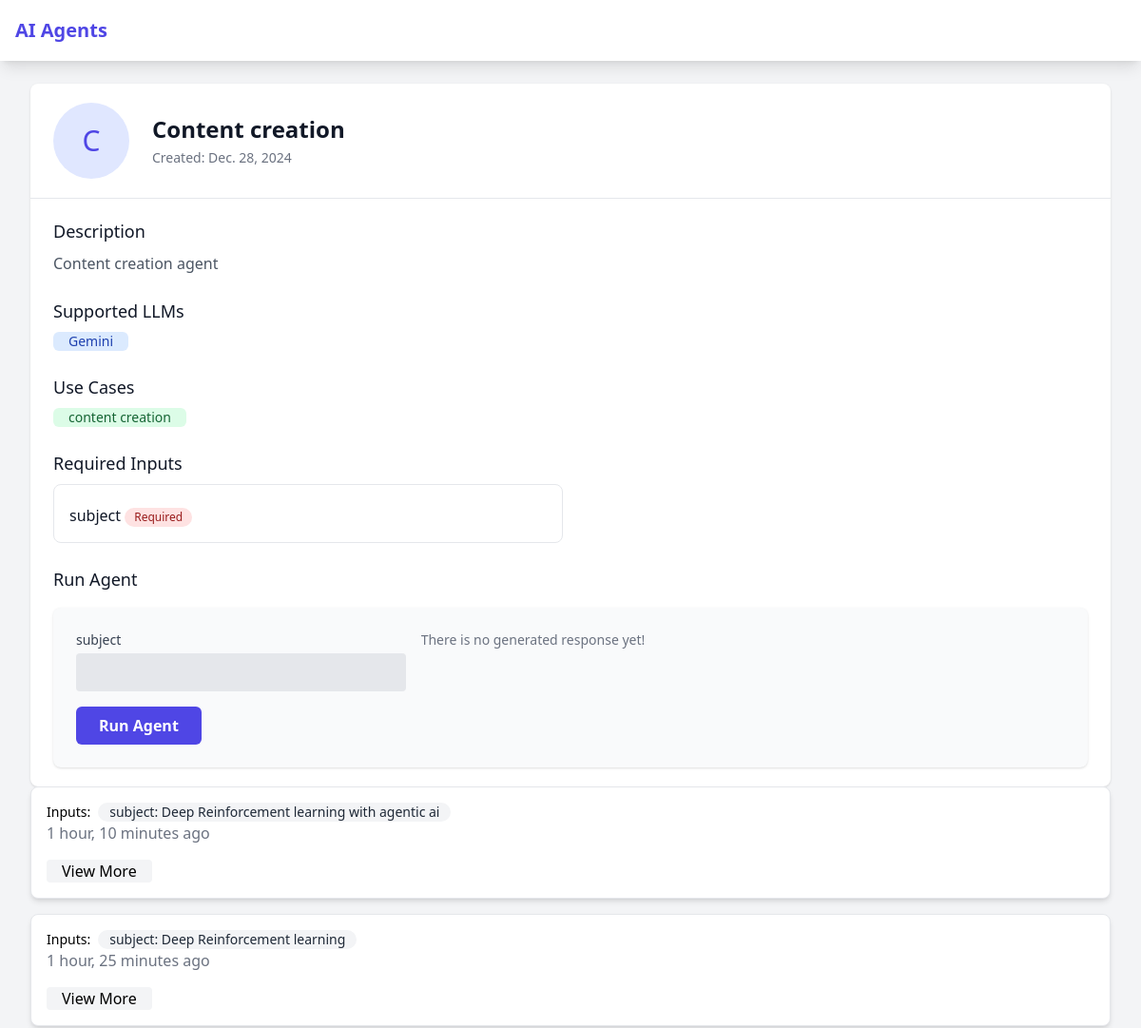
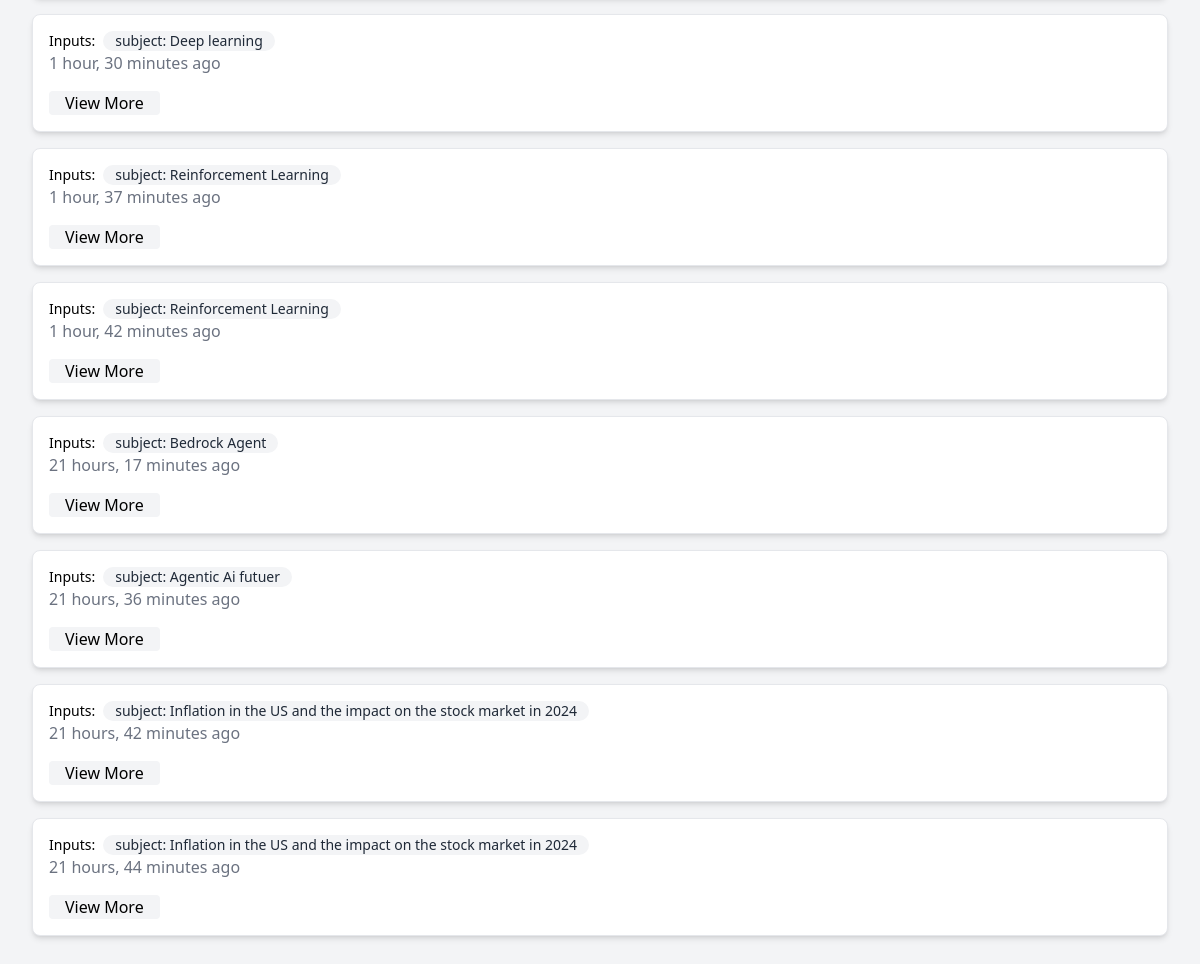
Screenshot of /agents/2/ (signed in) with the database file from the repository (2 pictures, top to bottom).
### agents/models.py (models this page shows, shortened)
class Agent(models.Model):
    name = models.CharField(max_length=100)
    description = models.TextField()
    created_at = models.DateTimeField(auto_now_add=True)
    is_active = models.BooleanField(default=False)
    updated_at = models.DateTimeField(auto_now=True)
    uploaded_by = models.ForeignKey(get_user_model(), on_delete=models.SET_NULL, null=True, related_name='agents')
    usecases = models.ManyToManyField(Usecase, related_name='agents',blank=True)
    llms =  models.ManyToManyField(AgentLLM, related_name='agents',blank=True)
    class Meta:
        indexes = [
            models.Index(fields=['name', 'is_active']),
            models.Index(fields=['-created_at'])
        ]

class AgentLLM(models.Model):
    name = models.CharField(max_length=100)

class Usecase(models.Model):
    name = models.CharField(max_length=100)
    description = models.TextField(blank=True, null=True)

class AgentInput(models.Model):
    agent = models.ForeignKey(Agent, on_delete=models.CASCADE, related_name='inputs')
    name = models.CharField(max_length=100)
    input_type = models.CharField(max_length=50, choices=[
        ('text', 'Text'),
        ('file', 'File'),
        ('image', 'Image'),
        ('video', 'Video'),
        ('audio', 'Audio'),
    ],default='text')
    is_required = models.BooleanField(default=True)
    description = models.TextField(blank=True, null=True)
    class Meta:
        indexes = [
            models.Index(fields=['agent', 'input_type'])
        ]

class AgentResponse(models.Model):
    user = models.ForeignKey(get_user_model(), on_delete=models.SET_NULL,null=True, related_name='responses')
    agent = models.ForeignKey(Agent, on_delete=models.CASCADE, related_name='responses')
    started_at = models.DateTimeField(auto_now_add=True)
    completed_at = models.DateTimeField(auto_now=True)
    output = models.TextField(blank=True, null=True)
    status = models.CharField(
        max_length=20,
        choices=[
            ('pending', 'Pending'),
            ('processing', 'Processing'),
            ('completed', 'Completed'),
            ('failed', 'Failed')
        ],
        default='pending',
        db_index=True
    )
    error_message = models.TextField(null=True, blank=True)
    task_id = models.CharField(max_length=255, null=True, blank=True)
    class Meta:
        ordering = ['-started_at']
        indexes = [
            models.Index(fields=['user', '-started_at']),
            models.Index(fields=['agent', 'status'])
        ]
    def execution_time(self):
        return (self.completed_at - self.started_at).seconds
    def get_html_content(self):
        from markdown2 import markdown
        return markdown(self.output) if self.output else None

class AgentResponseInput(models.Model):
    agent_response = models.ForeignKey(AgentResponse, on_delete=models.CASCADE, related_name='response_inputs')
    agent_input = models.ForeignKey(AgentInput, on_delete=models.CASCADE, related_name='response_inputs')
    value = models.TextField()  # Store the user's input here (text, file path, image URL, etc.)
    is_valid = models.BooleanField(default=True)  # Optional: To track if the input is valid (for required fields, etc.)
    created_at = models.DateTimeField(auto_now_add=True)
    def __str__(self):
        return f" {self.agent_input.name}: {self.value}"
    class Meta:
        indexes = [
            models.Index(fields=['agent_response', 'agent_input']),
        ]

### agents/views.py (the view)
# urls.py: path('agents/<int:pk>/', views.AgentDetailView.as_view(), name='agent-detail'),
class AgentDetailView(DetailView):
    model = Agent
    template_name = 'agents/agent_detail.html'
    context_object_name = 'agent'
    def get_context_data(self, **kwargs):
        context = super().get_context_data(**kwargs)
        agent = self.get_object()
        responses = (
            AgentResponse.objects
            .filter(agent=agent, user=self.request.user)
            .select_related('agent', 'user')
            .prefetch_related(
                Prefetch(
                    'response_inputs',
                    queryset=AgentResponseInput.objects.select_related('agent_input')  # Optimize nested FK
                )
            )
        )
        context['inputs'] = agent.inputs.all()
        context['responses'] = responses
        context['form'] = AgentInputForm(agent=agent)  # Add the form to the context
        return context

### agents/forms.py
class AgentInputForm(forms.Form):
    def __init__(self, *args, agent=None, **kwargs):
        super().__init__(*args, **kwargs)
        if agent:
            for agent_input in agent.inputs.all():
                field_type = forms.CharField
                if agent_input.input_type != 'text':
                    field_type = forms.FileField
                self.fields[f'input_{agent_input.id}'] = field_type(
                    label=agent_input.name,
                    required=agent_input.is_required,
                    help_text=agent_input.description
                )
                self.fields[f'input_{agent_input.id}'].widget.attrs['class'] = 'w-full bg-gray-200 appearance-none border-2 border-gray-200 rounded w-full py-2 px-4 text-gray-700 leading-tight focus:outline-none focus:bg-white focus:border-purple-500'

### templates/agents/agent_detail.html (shortened to what this page needs)
{% extends 'base.html' %}
{% block content %}
<div class="bg-white shadow overflow-hidden sm:rounded-lg">
    <div class="px-4 py-5 sm:px-6">
        <div class="flex items-center">
            <div class="w-20 h-20 rounded-full bg-indigo-100 flex items-center justify-center">
                <span class="text-3xl text-indigo-600">{{ agent.name|first }}</span>
            </div>
            <div class="ml-6">
                <h1 class="text-2xl font-bold text-gray-900">{{ agent.name }}</h1>
                <p class="mt-1 max-w-2xl text-sm text-gray-500">Created: {{ agent.created_at|date }}</p>
            </div>
        </div>
    </div>
    <div class="border-t border-gray-200 px-4 py-5 sm:px-6">
        <div class="grid grid-cols-1 gap-6">
            <div>
                <h3 class="text-lg font-medium text-gray-900">Description</h3>
                <p class="mt-2 text-gray-600">{{ agent.description }}</p>
            </div>
            <div>
                <h3 class="text-lg font-medium text-gray-900">Supported LLMs</h3>
                <div class="mt-2 flex flex-wrap gap-2">
                    {% for llm in agent.llms.all %}
                        <div class="bg-blue-100 text-blue-800 px-4  rounded-md">
                            <h4 class="text-sm font-medium">{{ llm.name }}</h4>
                        </div>
                    {% endfor %}
                </div>
            </div>
            <div>
                <h3 class="text-lg font-medium text-gray-900">Use Cases</h3>
                <div class="mt-2 flex flex-wrap gap-2">
                    {% for use_case in agent.usecases.all %}
                        <div class="bg-green-100 text-green-800 px-4  rounded-md">
                            <h4 class="text-sm font-medium">{{ use_case.name }}</h4>
                        </div>
                    {% endfor %}
                </div>
            </div>
            <div>
                <h3 class="text-lg font-medium text-gray-900">Required Inputs</h3>
                <div class="mt-2 grid grid-cols-1 gap-4 sm:grid-cols-2">
                    {% for input in inputs %}
                        <div class="border rounded-lg p-4">
                            <h4 class="font-medium text-gray-900">{{ input.name }}
                                <span class="mt-2 inline-flex items-center px-2.5 py-0.5 rounded-full text-xs font-medium {% if input.is_required %}bg-red-100 text-red-800{% else %}bg-gray-100 text-gray-800{% endif %}">
                                    {{ input.is_required|yesno:"Required,Optional" }}
                                </span>
                            </h4>
                        </div>
                    {% endfor %}
                </div>
            </div>
            <div>
                <h3 class="text-lg font-medium text-gray-900">Run Agent</h3>
                <div class="mt-4 bg-gray-50 p-6 rounded-lg shadow flex flex-wrap gap-4">
                    <form class="w-full md:w-auto md:flex-none md:basis-1/3 pr-0" method="post" action="{% url 'agent-run' agent.id %}" enctype="multipart/form-data">
                        {% for field in form %}
                        <div class="mb-4">
                            <label for="{{ field.id_for_label }}" class="block text-sm font-medium text-gray-700">
                                {{ field.label }}
                            </label>
                            <div class="mt-1">
                                {{ field }}
                            </div>
                        </div>
                        {% endfor %}
                        <div class="flex justify-start">
                            <button type="submit" class="bg-indigo-600 text-white font-bold px-6 py-2 rounded-md hover:bg-indigo-700 focus:ring focus:ring-indigo-300 focus:outline-none">
                                Run Agent
                            </button>
                        </div>
                    </form>
                    <div id="response-content" class="flex-1 overflow-auto">
                        <p class="text-sm text-gray-500">There is no generated response yet!</p>
                    </div>
                </div>
            </div>
        </div>
    </div>
</div>
<div id="response-section" class="col-span-2">
    <div>
        {% if responses %}
            {% include 'agents/response_content.html' with response=responses %}
        {% endif %}
    </div>
</div>
{% endblock %}

### templates/base.html (shortened to what this page needs)
 {% load static %}
<!DOCTYPE html>
<html lang="en">
<head>
    <script src="https://cdn.tailwindcss.com"></script>
</head>
<body class="bg-gray-100">
    <nav class="bg-white shadow-lg">
        <div class="max-w-7xl mx-auto px-4">
            <div class="flex justify-between h-16">
                <div class="flex">
                    <div class="flex-shrink-0 flex items-center">
                        <a href="{% url 'agent-list' %}" class="text-xl font-bold text-indigo-600">AI Agents</a>
                    </div>
                </div>
            </div>
        </div>
    </nav>
    <main class="max-w-7xl mx-auto py-6 sm:px-6 lg:px-8">
        {% block content %}{% endblock %}
    </main>
</body>
</html>

### templates/agents/response_content.html (shortened to what this page needs)
{% for response in responses %}
    <div class="bg-white shadow-md rounded-lg mb-4 p-4 border border-gray-200">
        <div class="mb-4">
            <div class="flex flex-wrap gap-2">
                <strong class="text-sm font-medium">Inputs:</strong>
                {% for input in response.response_inputs.all %}
                <span class="inline-flex items-center px-3  rounded-full text-sm font-medium bg-gray-100 text-gray-800">
                    {{ input }}
                </span>
                {% endfor %}
            </div>
            <p class="text-gray-500">{{ response.started_at|timesince }} ago</p>
        </div>
        <div class="mt-4">
            <button
                id="toggle-button-{{ forloop.counter }}"
                onclick="toggleDetails({{ forloop.counter }})"
                class="bg-gray-100 hover:bg-gray-700 hover:text-white text-black font-medium px-4 rounded">
                View More
            </button>
        </div>
    </div>
{% endfor %}

### rows the page displays
Agent: name|first "C", name "Content creation", created_at "Dec. 28, 2024", description "Content creation agent"
AgentLLM: name "Gemini"
Usecase: name "content creation"
AgentInput: name "subject", is_required "Required", label "subject"
AgentResponse: started_at "1 hour, 10 minutes"
AgentResponseInput: agent_input+value "subject: Deep Reinforcement learning with agentic ai"
AgentResponse: started_at "1 hour, 25 minutes"
AgentResponseInput: agent_input+value "subject: Deep Reinforcement learning"
AgentResponse: started_at "1 hour, 30 minutes"
AgentResponseInput: agent_input+value "subject: Deep learning"
AgentResponse: started_at "1 hour, 37 minutes"
AgentResponseInput: agent_input+value "subject: Reinforcement Learning"
AgentResponse: started_at "1 hour, 42 minutes"
AgentResponseInput: agent_input+value "subject: Reinforcement Learning"
AgentResponse: started_at "21 hours, 17 minutes"
AgentResponseInput: agent_input+value "subject: Bedrock Agent"
AgentResponse: started_at "21 hours, 36 minutes"
AgentResponseInput: agent_input+value "subject: Agentic Ai futuer"
AgentResponse: started_at "21 hours, 42 minutes"
AgentResponseInput: agent_input+value "subject: Inflation in the US and the impact on the stock market in 2024"
AgentResponse: started_at "21 hours, 44 minutes"
AgentResponseInput: agent_input+value "subject: Inflation in the US and the impact on the stock market in 2024"
